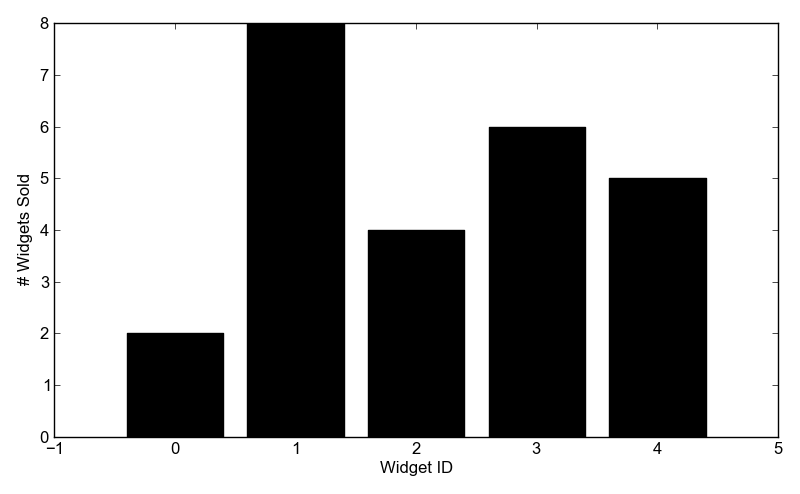

Python code for this plot:
plot = Plot()

bar = Bar()
bar.xValues = range(5)
bar.yValues = [2, 8, 4, 6, 5]

plot.add(bar)
plot.xLabel = "Widget ID"
plot.yLabel = "# Widgets Sold"

plot.save("bar.png")
